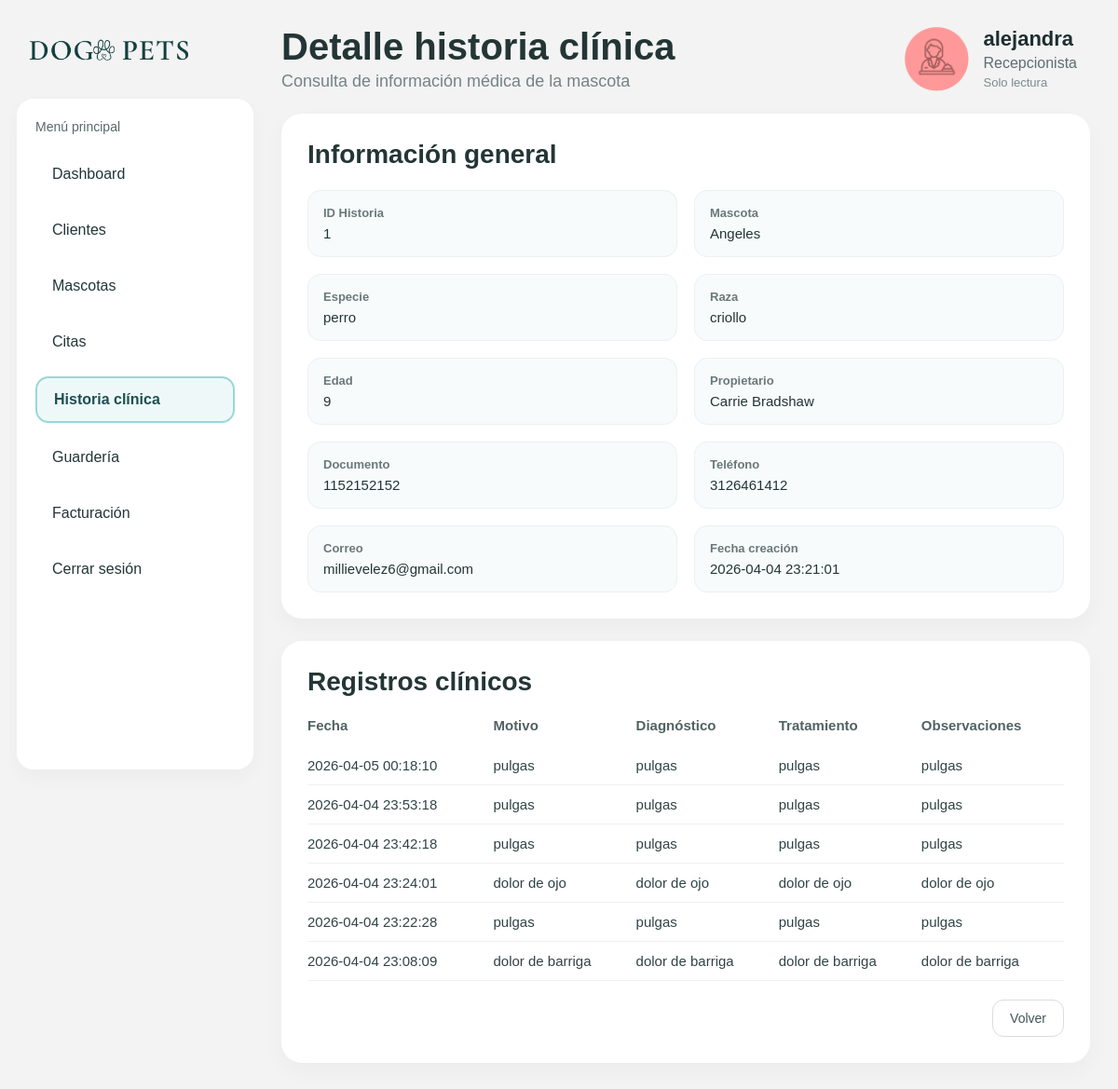
Page /recepcionista/historias/1 (signed in) on the committed database.
### tables this page shows
CREATE TABLE historias_clinicas (
            id INTEGER PRIMARY KEY AUTOINCREMENT,
            mascota_id INTEGER NOT NULL UNIQUE,
            fecha_creacion TEXT NOT NULL DEFAULT CURRENT_TIMESTAMP,
            FOREIGN KEY (mascota_id) REFERENCES mascotas (id)
        );

CREATE TABLE mascotas (
        id INTEGER PRIMARY KEY AUTOINCREMENT,
        nombre TEXT NOT NULL,
        especie TEXT NOT NULL,
        raza TEXT,
        edad INTEGER,
        cliente_id INTEGER NOT NULL, estado TEXT NOT NULL DEFAULT 'Activo',
        FOREIGN KEY (cliente_id) REFERENCES clientes (id)
        );

CREATE TABLE clientes (
            id INTEGER PRIMARY KEY AUTOINCREMENT,
            nombre TEXT NOT NULL,
            documento TEXT NOT NULL UNIQUE,
            telefono TEXT NOT NULL,
            correo TEXT NOT NULL,
            direccion TEXT
        , estado TEXT NOT NULL DEFAULT 'Activo');

CREATE TABLE consultas_clinicas (
            id INTEGER PRIMARY KEY AUTOINCREMENT,
            historia_id INTEGER NOT NULL,
            fecha TEXT NOT NULL,
            motivo TEXT NOT NULL,
            diagnostico TEXT NOT NULL,
            tratamiento TEXT NOT NULL,
            observaciones TEXT,
            FOREIGN KEY (historia_id) REFERENCES historias_clinicas (id)
        );

### app.py (the view)
@app.route("/recepcionista/historias/<int:historia_id>")
def detalle_historia(historia_id):
    if not login_requerido():
        return redirect(url_for("login"))
    if not rol_requerido("recepcionista"):
        return "No autorizado", 403
    conn = get_db_connection()
    historia = conn.execute("""
        SELECT
            historias_clinicas.id,
            historias_clinicas.fecha_creacion,
            mascotas.nombre AS mascota_nombre,
            mascotas.especie,
            mascotas.raza,
            mascotas.edad,
            clientes.nombre AS cliente_nombre,
            clientes.documento,
            clientes.telefono,
            clientes.correo
        FROM historias_clinicas
        JOIN mascotas ON historias_clinicas.mascota_id = mascotas.id
        JOIN clientes ON mascotas.cliente_id = clientes.id
        WHERE historias_clinicas.id = ?
    """, (historia_id,)).fetchone()
    consultas = conn.execute("""
        SELECT *
        FROM consultas_clinicas
        WHERE historia_id = ?
        ORDER BY fecha DESC, id DESC
    """, (historia_id,)).fetchall()
    conn.close()
    if not historia:
        flash("La historia clínica no existe.", "error")
        return redirect(url_for("historias"))
    return render_template(
        "recepcionista/detalle_historia.html",
        nombre=session["nombre"],
        rol=session["rol"],
        historia=historia,
        consultas=consultas
    )

### app.py (called while the page is built)
def get_db_connection():
    return DatabaseSingleton().get_connection()

def login_requerido():
    return "rol" in session

def rol_requerido(rol):
    return session.get("rol") == rol

### database.py (called while the page is built)
    def __new__(cls):
        if cls._instance is None:
            cls._instance = super(DatabaseSingleton, cls).__new__(cls)
        return cls._instance

    def get_connection(self):
        conn = sqlite3.connect(self._db_path)
        conn.row_factory = sqlite3.Row
        return conn

### templates/recepcionista/detalle_historia.html (shortened to what this page needs)
<!DOCTYPE html>
<html lang="es">
<head>
    <link rel="stylesheet" href="{{ url_for('static', filename='css/styles.css') }}">
</head>
<body class="app-page">
    <div class="app-layout">
        <aside class="sidebar">
            <div class="logo-box">
                <img src="{{ url_for('static', filename='img/logo.png') }}" class="logo-img" alt="Logo DOG PETS">
            </div>
            <div class="menu-box">
                <p class="menu-title">Menú principal</p>
                <ul class="menu-list">
                    <li><a href="{{ url_for('dashboard') }}" class="menu-link">Dashboard</a></li>
                    <li><a href="{{ url_for('clientes') }}" class="menu-link">Clientes</a></li>
                    <li><a href="{{ url_for('mascotas') }}" class="menu-link">Mascotas</a></li>
                    <li><a href="{{ url_for('citas') }}" class="menu-link">Citas</a></li>
                    <li><a href="{{ url_for('historias') }}" class="menu-link active">Historia clínica</a></li>
                    <li><a href="{{ url_for('guarderia') }}" class="menu-link">Guardería</a></li>
                    <li><a href="{{ url_for('facturacion') }}" class="menu-link">Facturación</a></li>
                    <li><a href="{{ url_for('logout') }}" class="menu-link">Cerrar sesión</a></li>
                </ul>
            </div>
        </aside>
        <main class="main-content">
            <header class="topbar">
                <div class="welcome-box">
                    <h2>Detalle historia clínica</h2>
                    <p>Consulta de información médica de la mascota</p>
                </div>
                <div class="profile-box">
                    <img src="{{ url_for('static', filename='img/recepcionista.png') }}" class="avatar-img" alt="Recepcionista">
                    <div>
                        <h3>{{ nombre }}</h3>
                        <p class="role-text">Recepcionista</p>
                        <span class="date-text">Solo lectura</span>
                    </div>
                </div>
            </header>
            <section class="clientes-grid">
                <div class="card form-card">
                    <div class="card-header">
                        <h3>Información general</h3>
                    </div>
                    <div class="detail-grid">
                        <div class="detail-item">
                            <span class="detail-label">ID Historia</span>
                            <p>{{ historia.id }}</p>
                        </div>
                        <div class="detail-item">
                            <span class="detail-label">Mascota</span>
                            <p>{{ historia.mascota_nombre }}</p>
                        </div>
                        <div class="detail-item">
                            <span class="detail-label">Especie</span>
                            <p>{{ historia.especie }}</p>
                        </div>
                        <div class="detail-item">
                            <span class="detail-label">Raza</span>
                            <p>{{ historia.raza if historia.raza else 'Sin raza' }}</p>
                        </div>
                        <div class="detail-item">
                            <span class="detail-label">Edad</span>
                            <p>{{ historia.edad if historia.edad else 'Sin edad' }}</p>
                        </div>
                        <div class="detail-item">
                            <span class="detail-label">Propietario</span>
                            <p>{{ historia.cliente_nombre }}</p>
                        </div>
                        <div class="detail-item">
                            <span class="detail-label">Documento</span>
                            <p>{{ historia.documento }}</p>
                        </div>
                        <div class="detail-item">
                            <span class="detail-label">Teléfono</span>
                            <p>{{ historia.telefono }}</p>
                        </div>
                        <div class="detail-item">
                            <span class="detail-label">Correo</span>
                            <p>{{ historia.correo }}</p>
                        </div>
                        <div class="detail-item">
                            <span class="detail-label">Fecha creación</span>
                            <p>{{ historia.fecha_creacion }}</p>
                        </div>
                    </div>
                </div>
                <div class="card table-card">
                    <div class="card-header">
                        <h3>Registros clínicos</h3>
                    </div>
                    <table>
                        <thead>
                            <tr>
                                <th>Fecha</th>
                                <th>Motivo</th>
                                <th>Diagnóstico</th>
                                <th>Tratamiento</th>
                                <th>Observaciones</th>
                            </tr>
                        </thead>
                        <tbody>
                            {% if consultas %}
                                {% for consulta in consultas %}
                                    <tr>
                                        <td>{{ consulta.fecha }}</td>
                                        <td>{{ consulta.motivo }}</td>
                                        <td>{{ consulta.diagnostico }}</td>
                                        <td>{{ consulta.tratamiento }}</td>
                                        <td>{{ consulta.observaciones if consulta.observaciones else 'Sin observaciones' }}</td>
                                    </tr>
                                {% endfor %}
                            {% else %}
                                <tr>
                                    <td colspan="5" class="empty-state">Esta mascota aún no tiene registros clínicos.</td>
                                </tr>
                            {% endif %}
                        </tbody>
                    </table>
                    <div class="form-actions" style="margin-top: 20px;">
                        <a href="{{ url_for('historias') }}" class="btn-outline-link">Volver</a>
                    </div>
                </div>
            </section>
        </main>
    </div>
</body>
</html>

### static/css/styles.css (style rules this page uses)
* { margin: 0; padding: 0; box-sizing: border-box; }
body { font-family: Arial, sans-serif; color: #243535; }
.logo-img { width: 180px; object-fit: contain; }
.avatar-img { width: 70px; height: 70px; border-radius: 50%; object-fit: cover; }
.app-page { min-height: 100vh; background: #f3f3f3; }
.app-layout { display: flex; min-height: 100vh; }
.sidebar { width: 290px; padding: 28px 18px; }
.logo-box { margin-bottom: 26px; padding: 8px 10px; }
.menu-box { background: #ffffff; border-radius: 18px; padding: 22px 20px; min-height: 720px; box-shadow: 0 8px 20px rgba(0, 0, 0, 0.03); }
.menu-title { font-size: 14px; color: #596868; margin-bottom: 20px; }
.menu-list { list-style: none; }
.menu-list li { margin-bottom: 14px; }
.menu-link { display: block; text-decoration: none; color: #243535; padding: 14px 18px; border-radius: 14px; font-size: 16px; transition: all 0.2s ease; }
.menu-link.active { background: #eef8f8; border: 2px solid #9ad7d7; color: #1d5050; font-weight: 600; }
.main-content { flex: 1; padding: 28px 30px 28px 12px; }
.topbar { display: flex; justify-content: space-between; align-items: flex-start; margin-bottom: 24px; }
.welcome-box h2 { font-size: 40px; font-weight: 600; color: #243535; margin-bottom: 4px; }
.welcome-box p { color: #758383; font-size: 18px; }
.profile-box { display: flex; align-items: center; gap: 16px; padding-right: 14px; }
.profile-box h3 { font-size: 22px; color: #1d2e2e; margin-bottom: 4px; }
.role-text { color: #5f6d6d; font-size: 16px; margin-bottom: 2px; }
.date-text { color: #7d8a8a; font-size: 13px; }
.card { background: #ffffff; border-radius: 22px; padding: 28px; box-shadow: 0 10px 24px rgba(0, 0, 0, 0.03); }
.card-header, .card-header-simple { display: flex; justify-content: space-between; align-items: center; margin-bottom: 22px; }
.card-header h3, .card-header-simple h3 { font-size: 28px; color: #243535; font-weight: 600; }
table { width: 100%; border-collapse: collapse; }
table thead th { text-align: left; padding-bottom: 14px; color: #526262; font-size: 15px; font-weight: 700; }
table tbody td { padding: 12px 8px 12px 0; font-size: 15px; color: #314343; border-bottom: 1px solid #f0f0f0; }
.logo-img { width: 180px; object-fit: contain; display: block; }
.clientes-grid { display: grid; grid-template-columns: 1fr; gap: 24px; }
.form-card, .table-card { width: 100%; }
.form-actions { display: flex; justify-content: flex-end; margin-top: 8px; }
.detail-grid { display: grid; grid-template-columns: 1fr 1fr; gap: 18px; }
.detail-item { background: #f8fbfb; border: 1px solid #ebf0f0; border-radius: 14px; padding: 16px; }
.detail-label { display: block; font-size: 13px; color: #6a7878; margin-bottom: 6px; font-weight: 700; }
.detail-item p { color: #243535; font-size: 15px; }
.btn-outline-link { display: inline-block; text-decoration: none; background: #ffffff; border: 1px solid #dcdcdc; color: #425555; border-radius: 12px; padding: 11px 18px; font-size: 14px; }
.form-card { padding: 28px; }
.form-actions { display: flex; justify-content: flex-end; margin-top: 6px; }

### rows in the picture
historias_clinicas: id "1", fecha_creacion "2026-04-04 23:21:01"
mascotas: mascota_nombre "Angeles", especie "perro", raza "criollo", edad "9"
clientes: cliente_nombre "Carrie Bradshaw", documento "1152152152", telefono "3126461412", correo "millievelez6@gmail.com"
consultas_clinicas: fecha "2026-04-05 00:18:10", motivo "pulgas", diagnostico "pulgas", tratamiento "pulgas", observaciones "pulgas"
consultas_clinicas: fecha "2026-04-04 23:53:18", motivo "pulgas", diagnostico "pulgas", tratamiento "pulgas", observaciones "pulgas"
consultas_clinicas: fecha "2026-04-04 23:42:18", motivo "pulgas", diagnostico "pulgas", tratamiento "pulgas", observaciones "pulgas"
consultas_clinicas: fecha "2026-04-04 23:24:01", motivo "dolor de ojo", diagnostico "dolor de ojo", tratamiento "dolor de ojo", observaciones "dolor de ojo"
consultas_clinicas: fecha "2026-04-04 23:22:28", motivo "pulgas", diagnostico "pulgas", tratamiento "pulgas", observaciones "pulgas"
consultas_clinicas: fecha "2026-04-04 23:08:09", motivo "dolor de barriga", diagnostico "dolor de barriga", tratamiento "dolor de barriga", observaciones "dolor de barriga"

### other values in the picture
{{ nombre }} "alejandra"
